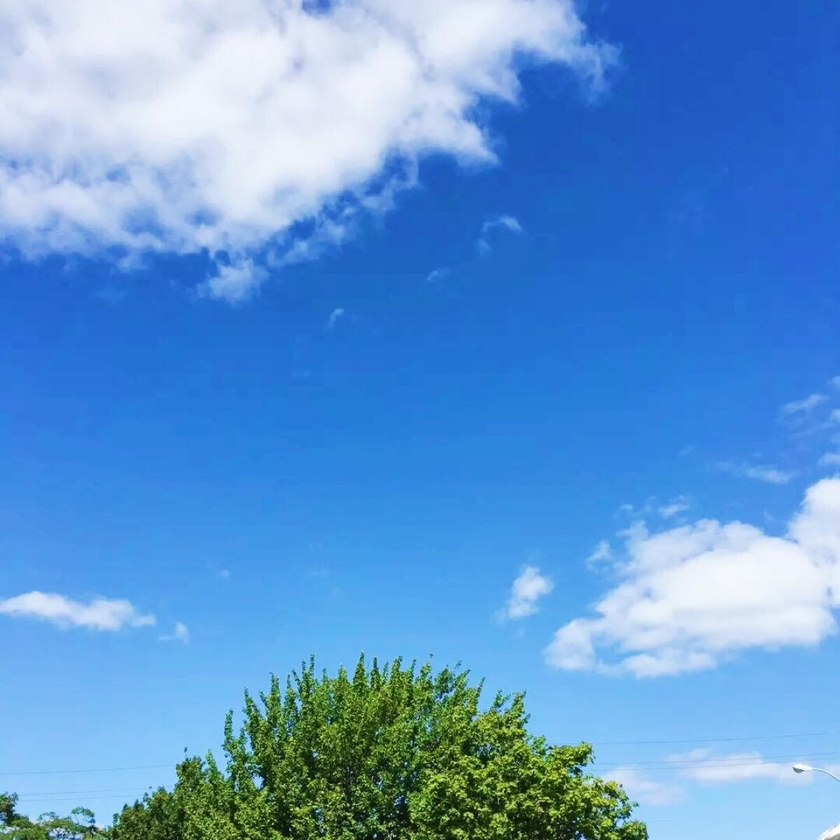
#> input picture Desktop/Python3/green.jpg, 840 x 840 px, shrunk from 1200 x 1200 before the run, given in place of green.jpeg, which was not available
$ python '颜色过滤器.py'
#> lines starting #> are read from the running program, lines starting #| are printed output that depends on the picture; pictures that were not available may be replaced by others from this repository, and a replacement may not be noted
import numpy as np
import matplotlib.pyplot as plt
from PIL import Image

def make_filter():
    filter = []
    for l in range(3):
        c = np.zeros(1).reshape(1, 1)
        filter.append(c)
    filter_array = np.array(filter)
    print(filter_array.shape)
    for L in range(filter_array.shape[1]):
        for W in range(filter_array.shape[1]):
            filter_array[1, L, W] = 3
    return filter_array

def conv_layer(f, step):
    filter_array = make_filter()

    image_path = "green.jpeg"
    image = Image.open(image_path)
#> image is the input picture: PIL image 840x840 RGB; mean R, G, B 95, 151.6, 210.6
    image_array = np.array(image) # (1200, 1200, 3)

    conv_L = int(image_array.shape[0] - filter_array.shape[1] + 1) # 1200
#> conv_L = 840
    conv_W = int(image_array.shape[1] - filter_array.shape[1] + 1) # 1200
#> conv_W = 840

    pix = conv_L * conv_W
#> pix = 705600

    conv_last = np.zeros(pix * 3).reshape(conv_L, conv_W, 3)

    for L in range(conv_L - 1):
        for W in range(conv_W - 1):
            for c in range(3):

                l = L + f * step
                w = W + f * step
                conv_last[l, w, c] = np.multiply(image_array[L,W,c], filter_array[c,:,:])
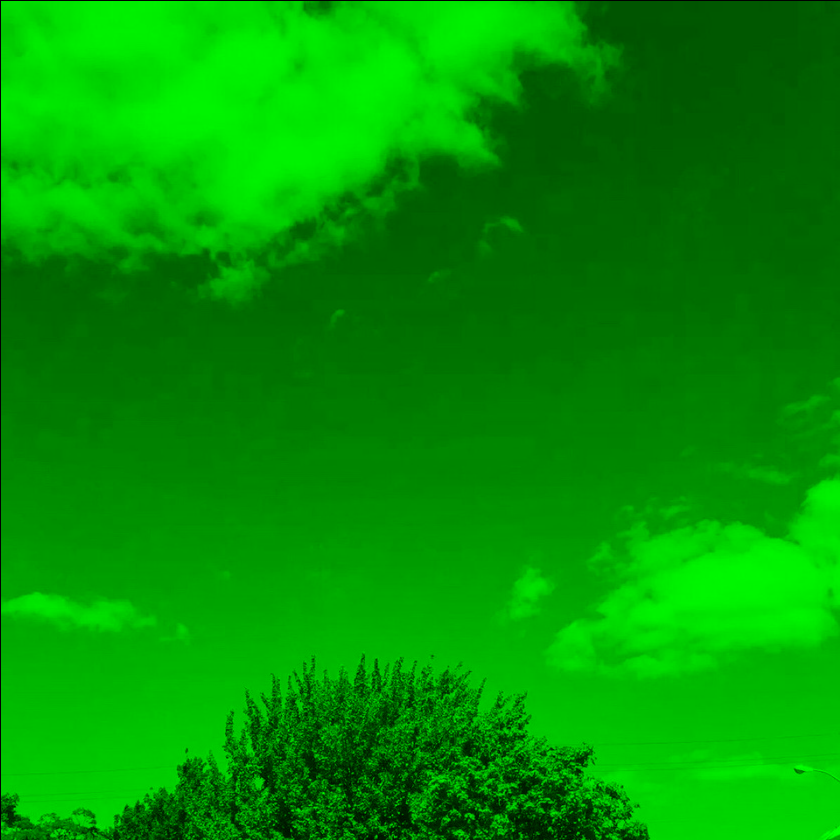
#> conv_last: shape (840, 840, 3) float64; mean R, G, B 0, 453.8, 0; drawn with min black and max white
    image_array[:,:, 1] = conv_last[:, :, 1]
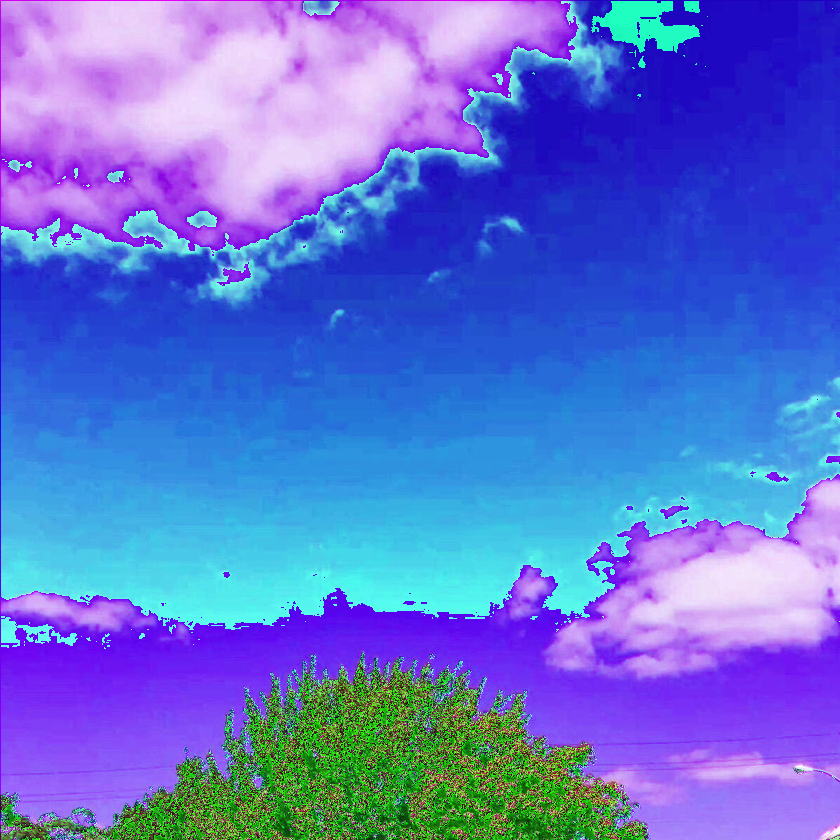
#> image_array: shape (840, 840, 3); mean R, G, B 95, 113.7, 210.6
    plt.imshow(image_array)
    plt.show()

def main():
    conv_layer(1, 1)
if __name__ == "__main__":
    main()

$ run again, with Desktop/Python3/image_location.jpg copied over Desktop/Python3/green.jpg
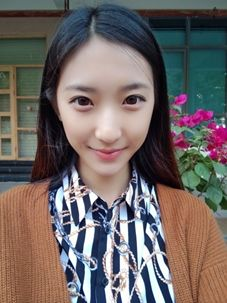
#> input picture Desktop/Python3/image_location.jpg, 227 x 303 px, given in place of green.jpeg, which was not available
#> in conv_layer, image is the input picture: PIL image 227x303 RGB; mean R, G, B 112.1, 102.8, 100.4
#> after the loop in conv_layer, `for L in range(conv_L - 1):`:
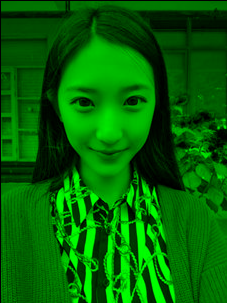
#> conv_last: shape (303, 227, 3) float64; mean R, G, B 0, 306.3, 0; drawn with min black and max white
#> in conv_layer, `image_array[:,:, 1] = conv_last[:, :, 1]`:
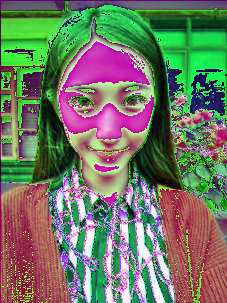
#> image_array: shape (303, 227, 3); mean R, G, B 112.1, 119.3, 100.4
